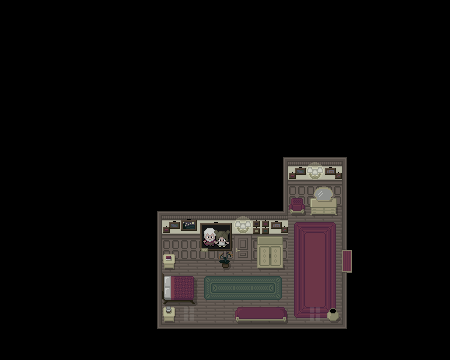

Below is a game level as drawn by its tile map, then a one-line description and the .tmx that defines it (tile-layer data replaced by summaries):
An orthogonal 25x20 tile map with 18x18 px tiles, 3 tile layers (Livello tile 1, Furniture, Foreground), 3 tilesets and 14 objects.

<map version="1.10" tiledversion="1.11.0" orientation="orthogonal" renderorder="right-down" width="25" height="20" tilewidth="18" tileheight="18" infinite="0" nextlayerid="5" nextobjectid="16">
 <tileset firstgid="1" source="../../TILEMAPS/Tilemap1/Tilemap1.tsx" />
 <tileset firstgid="154" source="../../TILEMAPS/Tilemap 2/Tilemap2.tsx" />
 <tileset firstgid="324" source="../../TILEMAPS/Furniture/Furniture.tsx" />
 <layer id="1" name="Livello tile 1" width="25" height="20">
  <data>[500 cells, 500 non-empty, 37 distinct tile ids]</data>
 </layer>
 <layer id="2" name="Furniture" width="25" height="20">
  <data>[500 cells, 34 non-empty, 32 distinct tile ids]</data>
 </layer>
 <objectgroup id="4" name="Collisioni">
  <object id="1" x="144" y="198" width="144" height="54" />
  <object id="2" x="288" y="144" width="54" height="54" />
  <object id="3" x="270" y="144" width="18" height="54" />
  <object id="4" x="342" y="144" width="18" height="180" />
  <object id="5" x="144" y="324" width="216" height="18" />
  <object id="6" x="144" y="252" width="18" height="72" />
  <object id="7" x="162" y="252" width="18" height="18" />
  <object id="8" x="162" y="306" width="18" height="18" />
  <object id="9" x="162" y="270" width="36" height="36" />
  <object id="10" x="252" y="252" width="36" height="18" />
  <object id="11" x="234" y="306" width="54" height="18" />
  <object id="12" x="324" y="306" width="18" height="18" />
  <object id="13" x="288" y="198" width="54" height="18" />
  <object id="14" x="216" y="252" width="18" height="18" />
 </objectgroup>
 <layer id="3" name="Foreground" width="25" height="20">
  <data>[500 cells, 2 non-empty, 1 distinct tile ids]</data>
 </layer>
</map>
